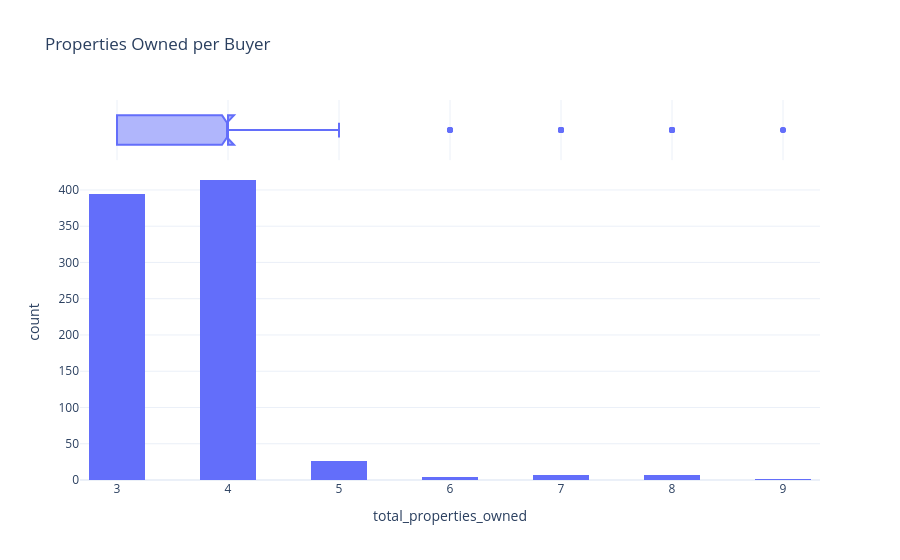

Notebook cell for this chart:
### Code cell
fig = px.histogram(
    buyer_profile,
    x='total_properties_owned',
    nbins=15,
    marginal='box',
    title='Properties Owned per Buyer'
)

fig.update_layout(template='plotly_white')
fig.show()

### Figure 1 — Plotly figure (JSON) as saved in the notebook; plotly's stock layout.template omitted (floating-point values rounded to 4 significant figures; data arrays with more than 128 entries replaced by an {"elided": "..."} marker saying what was removed)
{"data": [{"bingroup": "x", "hovertemplate": "total_properties_owned=%{x}<br>count=%{y}<extra></extra>", "legendgroup": "", "marker": {"color": "#636efa", "pattern": {"shape": ""}}, "name": "", "nbinsx": 15, "orientation": "v", "showlegend": false, "type": "histogram", "x": {"elided": "855 int values"}, "xaxis": "x", "yaxis": "y"}, {"hovertemplate": "total_properties_owned=%{x}<extra></extra>", "legendgroup": "", "marker": {"color": "#636efa"}, "name": "", "notched": true, "showlegend": false, "type": "box", "x": {"elided": "855 int values"}, "xaxis": "x2", "yaxis": "y2"}], "layout": {"barmode": "relative", "legend": {"tracegroupgap": 0}, "title": {"text": "Properties Owned per Buyer"}, "xaxis": {"anchor": "y", "domain": [0, 1], "title": {"text": "total_properties_owned"}}, "xaxis2": {"anchor": "y2", "domain": [0, 1], "matches": "x", "showgrid": true, "showticklabels": false}, "yaxis": {"anchor": "x", "domain": [0, 0.8316], "title": {"text": "count"}}, "yaxis2": {"anchor": "x2", "domain": [0.8416, 1], "matches": "y2", "showgrid": false, "showline": false, "showticklabels": false, "ticks": ""}}}
